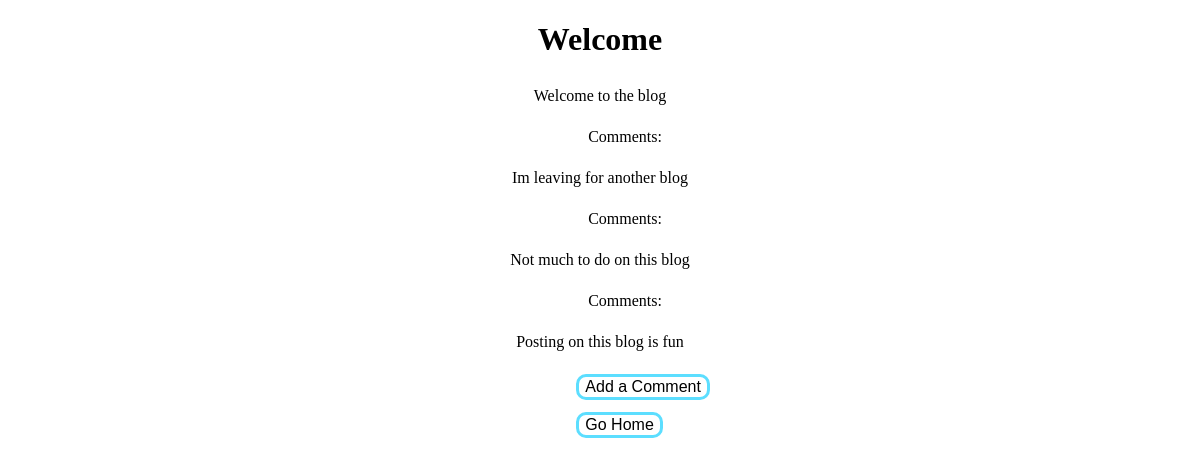
Screenshot of /view.php?blogid=101 (signed in) with the database file from the repository.
### tables this page shows
CREATE TABLE `blog` (
  `blogid` int(11) NOT NULL AUTO_INCREMENT,
  `subject` varchar(255) NOT NULL,
  `description` LONGTEXT NOT NULL,
  `blogDate` DATE DEFAULT NULL,
  `username` varchar(255) DEFAULT NULL,
  PRIMARY KEY (`blogid`),
  KEY `username` (`username`),
  CONSTRAINT `blog_ibfk_1` FOREIGN KEY (`username`) REFERENCES `user` (`username`) ON DELETE SET NULL
);

CREATE TABLE `comment` (
 `comment` varchar(255) NOT NULL,
 `sentiment` BOOLEAN NOT NULL,
 `blogid` int(11) DEFAULT NULL,
 `username` varchar(255) DEFAULT NULL,
 `commentDate` DATE DEFAULT NULL,
 PRIMARY KEY (`comment`),
 KEY `blogid` (`blogid`),
 KEY `username` (`username`),
 CONSTRAINT `comment_ibfk_2` FOREIGN KEY (`blogid`) REFERENCES `blog` (`blogid`) ON DELETE SET NULL,
 CONSTRAINT `comment_ibfk_1` FOREIGN KEY (`username`) REFERENCES `user` (`username`) ON DELETE SET NULL

);

### database.php (called while the page is built, shortened)
<?php session_start();
$db = mysqli_connect('localhost','root','','user_registration') or die("No Connection to the Database");
  if(isset($_REQUEST['blogid'])){
    $blogid = $_REQUEST['blogid'];
    $sql = "SELECT * FROM blog WHERE blogid = $blogid";
    $sql1 = "SELECT * FROM comment WHERE blogid = $blogid";
    $query = mysqli_query($db, $sql);
    $query1 = mysqli_query($db, $sql1);
  }

### view.php (the view, shortened to what this page needs)
<?php
    include "database.php";
?>
<!DOCTYPE html>
<html lang="en">
<head>
</head>
<body>
   <div class="container">
        <?php foreach($query as $q){?>
            <div>
                <h1><?php echo $q['subject'];?></h1>
            </div>
            <div><p><?php echo $q['description'];?></p></div>
        <?php } ?>
      <?php foreach ($query1 as $q) {?>
        <label>Comments:</label>
        <p><?php echo $q['comment']; ?></p>
        <?php } ?>
        <div><button class="button"><a href="comment.php?blogid=<?php echo $q['blogid']?>">Add a Comment</a></button></div>
        <div><button class="button"><a href="index.php" class="button">Go Home</a></button></div>
   </div>
</body>
</html>

### view.php (style rules this page uses)
body { background-image: url('pexels-photo.jpg') }
h1 { text-align: center; }
p { line-height: 2; text-align: center; padding-left: 500px; padding-right: 500px }
a { text-decoration:none; color:black; }
button { position:relative; left:48%; margin:auto; margin-bottom: 1%; text-align:center; position:relative; border: solid; border-color: #5CDEFF; border-radius: 10px; transition: .4s ease-in; z-index: 1; font-size: 16px; background-color: transparent; color: black; }
button::before, button::after { position: absolute; content: ""; z-index: -1; }
label { margin:auto; margin-left:49%; text-align:center; }

### rows the page displays
blog: subject "Welcome", description "Welcome to the blog"
comment: comment "Im leaving for another blog"
comment: comment "Not much to do on this blog"
comment: comment "Posting on this blog is fun"
